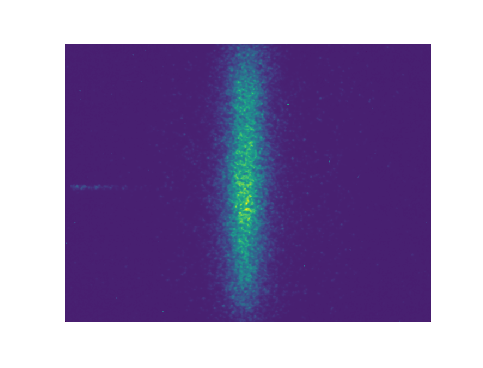
#> input picture Aman_Solution/PNGFiles/Dataset1.png, 483 x 368 px; its folder holds 4 pictures in this run
$ jupyter execute DataAnalysis.ipynb   (shell and % lines are left out)   (older library calls are emulated)
#> lines starting #> are read from the running program, lines starting #| are printed output that depends on the picture
[cell 1]
import os
import h5py
from datetime import datetime
import pytz
import csv
import numpy as np
import pandas as pd
from scipy.signal import medfilt
from scipy.signal import medfilt2d
from  scipy import ndimage
import matplotlib.pyplot as plt
import glob
import matplotlib.pyplot as plt
import matplotlib.image as mpimg
from scipy.optimize import curve_fit
from sklearn.mixture import GaussianMixture
import matplotlib.image as mpimg

# [232 lines left out: functions disk_structure, granulometry, openFile, search_by_dataset_name, get_dataset, getImage and 6 more, not called in this run]

def gaussian(x, mu, sigma, amp):
    return amp*np.exp( -(x - mu)**2 / (2.*sigma**2))

def optimize_curve():
    img = mpimg.imread('PNGFiles/Dataset1.png')
#> img is the input picture: shape (368, 483, 4) float32; mean R, G, B, A 0.583, 0.522, 0.69, 1
    hist,bins,_ = plt.hist(img.ravel(), bins=256, range=(0.0, 1.0), fc='k', ec='k')
#> hist = 256 values, max 405732 at index 255, min 0 at index 0, mean 2777.2; bins = 257 values from 0 to 1
    bin_centers = np.mean([bins[:-1],bins[1:]], axis=0)
#> bin_centers = 256 values from 0.00195 to 0.998
    p_opt,_ = curve_fit(gaussian, bin_centers, hist, maxfev=1000000)
#> p_opt = [0.998, 0.000858, 405699.8]
    mu, sigma, amp = p_opt
#> mu = 0.998; sigma = 0.000858; amp = 405699.8
    fit = gaussian(bin_centers, mu, sigma, amp)
#> fit = 256 values from 0 to 405699.5
#   plt.plot(bin_centers, hist)
#   plt.plot(bin_centers, fit)
#   plt.imshow(img)
    '''For StreakImage Dataset'''
    '''Optional values for the parameters so that the sum of squared residuals of function is minimized.'''
    print (p_opt)
#| [9.98045759e-01 8.58351051e-04 4.05699816e+05]
    '''Estimated Covariance Matrix. The diagonals provide the variance of the parameter estimate."'''
    print (_)
#| [[3.84777493e+27 8.45106042e+26 2.61529355e+33]
#|  [8.45106042e+26 1.85614864e+26 5.74409997e+32]
#|  [2.61529355e+33 5.74409997e+32 1.77758848e+39]]


optimize_curve()
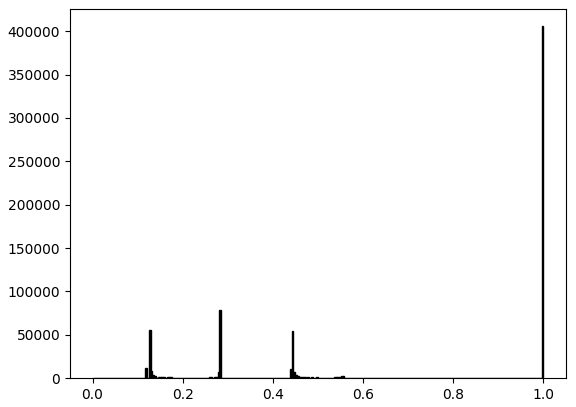
#> figure drawn by matplotlib, 1 panel; tallest bar 405732 high, from x = 0.996 to 1
